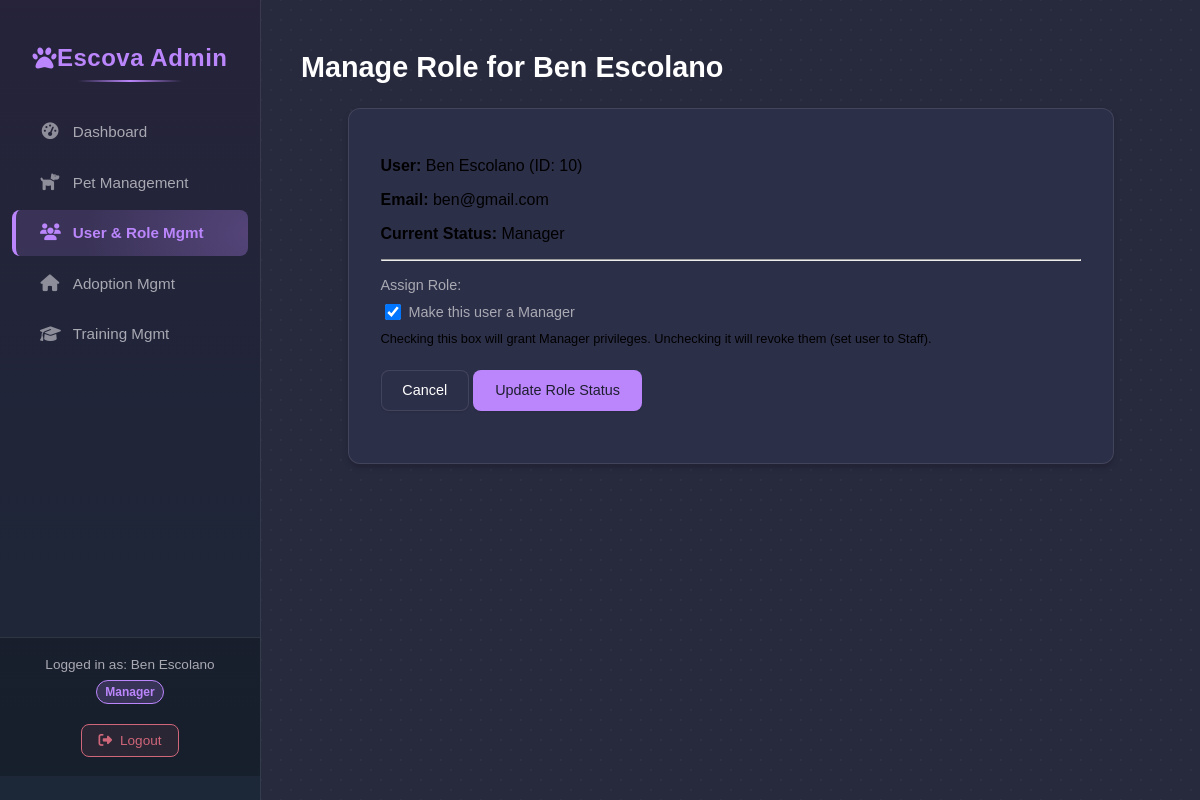
/admin/manage_roles.php?user_id=10 (signed in), run on the app's committed database.
### tables this page shows
CREATE TABLE `tbluser` (
  `user_id` int(11) NOT NULL,
  `name` varchar(100) DEFAULT NULL,
  `phone` varchar(20) DEFAULT NULL,
  `email` varchar(100) DEFAULT NULL,
  `address` varchar(255) DEFAULT NULL,
  `user_type` enum('Adopter','Personnel') DEFAULT NULL,
  `password` varchar(255) NOT NULL,
  `created_at` timestamp NOT NULL DEFAULT current_timestamp(),
  `updated_at` timestamp NOT NULL DEFAULT current_timestamp() ON UPDATE current_timestamp()
);

### admin/admin_logic.php (called while the page is built, shortened)
<?php
function getPersonnelUserById($user_id) {
    $conn = getDbConnection();
    $user = null;
    $sql = "SELECT
                u.user_id,
                u.name,
                u.email,
                u.user_type,
                CASE WHEN p.personnel_id IS NOT NULL THEN 1 ELSE 0 END AS is_personnel,
                CASE WHEN m.manager_id IS NOT NULL THEN 1 ELSE 0 END AS is_manager,
                CASE WHEN tr.trainer_id IS NOT NULL THEN 1 ELSE 0 END AS is_trainer -- Added trainer check
            FROM tbluser u
            LEFT JOIN tblpersonnel p ON u.user_id = p.personnel_id
            LEFT JOIN tblmanager m ON p.personnel_id = m.manager_id
            LEFT JOIN tbltrainer tr ON p.personnel_id = tr.trainer_id -- Join trainer table
            WHERE u.user_id = ?";
    $stmt = $conn->prepare($sql);
    if ($stmt) {
        try {
            $stmt->bind_param("i", $user_id);
            $stmt->execute();
            $result = $stmt->get_result();
            if ($result->num_rows === 1) {
                $user = $result->fetch_assoc();
            }
        } catch (Exception $e) {
             error_log("Error fetching personnel user by ID ($user_id): " . $e->getMessage());
        } finally {
            $stmt->close();
        }
     } else {
         error_log("Prepare failed for getPersonnelUserById: (" . $conn->errno . ") " . $conn->error);
    }
    return $user;
}
?>

### admin/manage_roles.php (the view, shortened to what this page needs)
<?php
$user_id = filter_input(INPUT_GET, 'user_id', FILTER_VALIDATE_INT);
$user = getPersonnelUserById($user_id);
$pageTitle = "Manage Role for " . htmlspecialchars($user['name']);
require_once('partials/header.php');
?>
<h1><?php echo $pageTitle; ?></h1>
<div class="admin-form-container">
    <p><strong>User:</strong> <?php echo htmlspecialchars($user['name']); ?> (ID: <?php echo $user['user_id']; ?>)</p>
    <p><strong>Email:</strong> <?php echo htmlspecialchars($user['email']); ?></p>
    <p><strong>Current Status:</strong> <?php echo $user['is_manager'] ? 'Manager' : 'Staff'; ?></p>
    <hr style="margin: 1rem 0;">
    <form action="manage_roles.php?user_id=<?php echo $user_id; ?>" method="POST">
        <div class="form-group">
            <label for="is_manager">Assign Role:</label>
            <div class="checkbox-group">
                 <input type="checkbox" id="is_manager" name="is_manager" <?php echo $user['is_manager'] ? 'checked' : ''; ?>>
                 <label for="is_manager" class="checkbox-label"> Make this user a Manager</label>
            </div>
            <small>Checking this box will grant Manager privileges. Unchecking it will revoke them (set user to Staff).</small>
        </div>
        <div class="form-group text-right mt-4">
             <a href="manage_users.php" class="admin-button secondary">Cancel</a>
            <button type="submit" class="admin-button">
                Update Role Status
            </button>
        </div>
    </form>
</div>
<?php
require_once('partials/footer.php');
?>

### public/css/admin_styles.css (style rules this page uses)
:root { --primary-bg: #1e1e2f; --secondary-bg: #27293d; --surface-bg: #2c2f48; --primary-text: #ffffff; --secondary-text: #a9a9b3; --primary-accent: #bb86fc; --secondary-accent: #03dac6; --tertiary-accent: #cf6679; --divider-border: rgba(255, 255, 255, 0.1); --radius-sm: 4px; --radius: 8px; --radius-lg: 12px; --shadow-sm: 0 1px 2px rgba(0, 0, 0, 0.1); --shadow: 0 4px 6px rgba(0, 0, 0, 0.15); --shadow-md: 0 6px 10px rgba(0, 0, 0, 0.2); }
body { margin: 0; font-family: sans-serif; background-color: var(--secondary-bg); }
.admin-main-content > * { position: relative; z-index: 1; }
h1 { color: var(--primary-text); margin-bottom: 1.5rem; font-size: 1.8rem; }
.admin-button { display: inline-flex; align-items: center; justify-content: center; padding: 0.7rem 1.3rem; border: 1px solid transparent; border-radius: var(--radius); font-weight: 500; font-size: 0.9rem; cursor: pointer; text-decoration: none; transition: all 0.2s ease; background-color: var(--primary-accent); color: var(--primary-bg); box-shadow: var(--shadow-sm); }
.admin-button.secondary { background-color: var(--surface-bg); color: var(--primary-text); border-color: var(--divider-border); }
.admin-form-container { background-color: var(--surface-bg); padding: 2rem; border-radius: var(--radius-lg); box-shadow: var(--shadow); border: 1px solid var(--divider-border); max-width: 700px; margin: 0 auto; }
.form-group { margin-bottom: 1.25rem; }
.form-group label { display: block; margin-bottom: 0.5rem; font-weight: 500; color: var(--secondary-text); font-size: 0.9rem; }
.form-group small { display: block; margin-top: 0.5rem; font-size: 0.8rem; color: var(--secondary-text); }
.form-group.mt-4 { margin-top: 1.5rem; }

### admin/manage_roles.php (style rules this page uses)
.checkbox-group { display: flex; align-items: center; margin-bottom: 0.5rem; }
.checkbox-group input[type="checkbox"] { margin-right: 0.5rem; width: auto; height: 1.2em; width: 1.2em; cursor: pointer; }
.checkbox-label { margin-bottom: 0 !important; font-weight: normal !important; cursor: pointer; }
.admin-form-container small { display: block; margin-top: 0.5rem; color: var(--gray-600); }

### data on the page
tbluser: name "Manage Role for Ben Escolano", name "Ben Escolano", user_id "10", email "ben@gmail.com"

### other printed values
$_SESSION['user_name'] "Ben Escolano"
$_SESSION['personnel_role'] "Manager"
